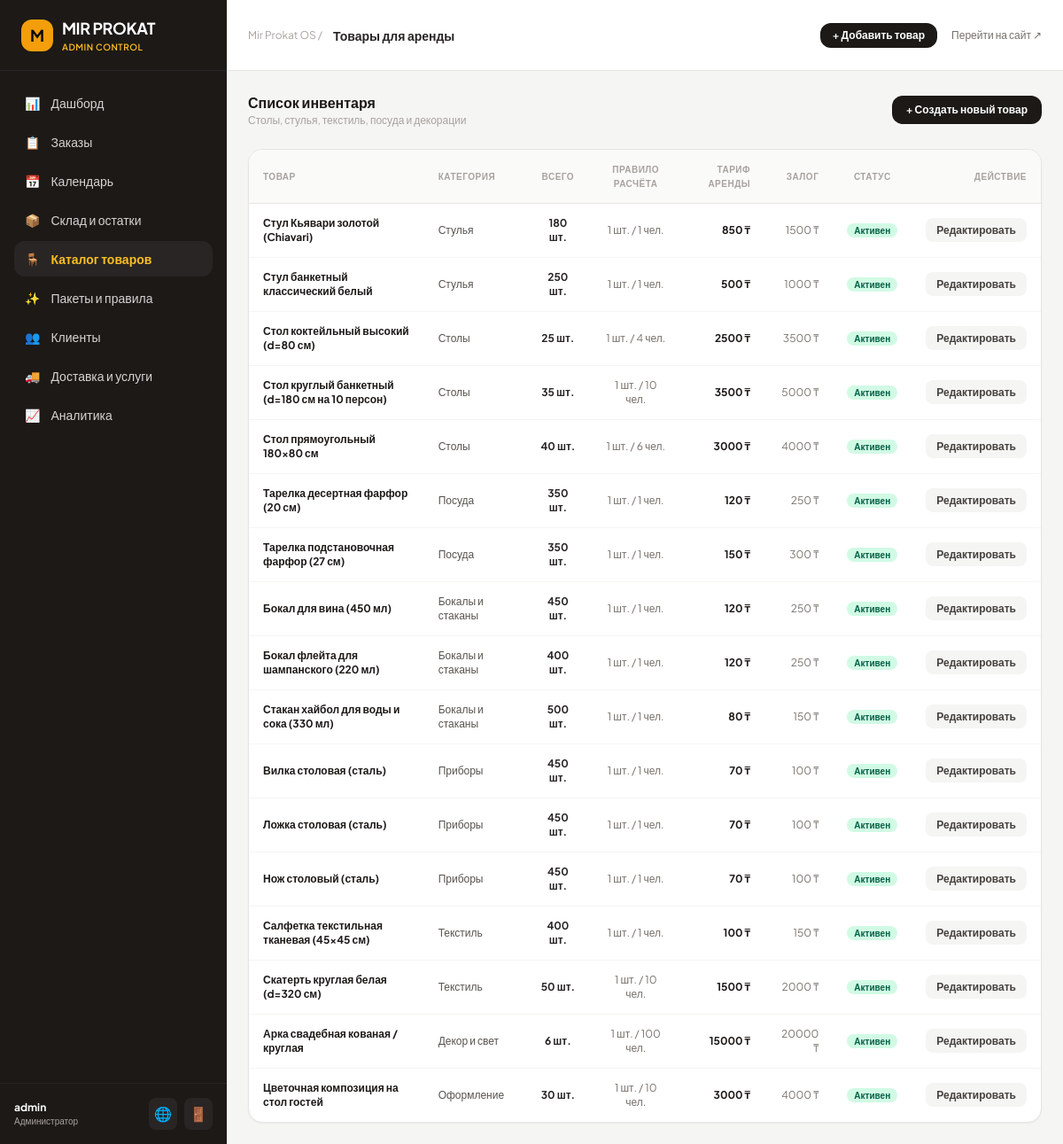
Screenshot of /admin-panel/products/ (signed in) with the database file from the repository.
### apps/catalog/models.py (models this page shows, shortened)
class Product(models.Model):
    category = models.ForeignKey(
        Category, on_delete=models.CASCADE,
        related_name='products', verbose_name=_('Категория')
    )
    name = models.CharField(_('Название'), max_length=200)
    slug = models.SlugField(_('URL'), unique=True)
    description = models.TextField(_('Описание'), blank=True)
    image = models.ImageField(_('Фото'), upload_to='products/', blank=True, null=True)
    total_quantity = models.PositiveIntegerField(_('Всего на складе'), default=0)
    in_repair = models.PositiveIntegerField(_('На ремонте'), default=0)
    min_stock = models.PositiveIntegerField(_('Минимальный остаток'), default=5)
    rental_price = models.DecimalField(_('Цена аренды (₸)'), max_digits=10, decimal_places=2, default=0)
    deposit = models.DecimalField(_('Залог (₸)'), max_digits=10, decimal_places=2, default=0)
    guests_per_unit = models.PositiveIntegerField(
        _('Гостей на единицу'),
        default=1,
        help_text='Например: 10 — значит 1 единица на 10 гостей (для столов). 1 — одна единица на гостя.'
    )
    is_active = models.BooleanField(_('Активен'), default=True)
    created_at = models.DateTimeField(auto_now_add=True)
    updated_at = models.DateTimeField(auto_now=True)
    class Meta:
        verbose_name = _('Товар')
        verbose_name_plural = _('Товары')
        ordering = ['category', 'name']

class Category(models.Model):
    name = models.CharField(_('Название'), max_length=100)
    slug = models.SlugField(_('URL'), unique=True)
    icon = models.CharField(_('Иконка (emoji)'), max_length=10, default='📦')
    description = models.TextField(_('Описание'), blank=True)
    image = models.ImageField(_('Изображение'), upload_to='categories/', blank=True, null=True)
    order = models.PositiveIntegerField(_('Порядок'), default=0)
    is_active = models.BooleanField(_('Активна'), default=True)
    created_at = models.DateTimeField(auto_now_add=True)
    class Meta:
        verbose_name = _('Категория')
        verbose_name_plural = _('Категории')
        ordering = ['order', 'name']

### apps/admin_panel/views.py (the view)
# urls.py: path('products/', views.products_list_view, name='products_list'),
@login_required(login_url='/admin-panel/login/')
@user_passes_test(is_staff_check, login_url='/admin-panel/login/')
def products_list_view(request):
    products = Product.objects.all().select_related('category').order_by('category', 'name')
    categories = Category.objects.all()
    return render(request, 'admin_panel/products_list.html', {'products': products, 'categories': categories})

### apps/admin_panel/views.py (called while the page is built)
def is_staff_check(user):
    return user.is_authenticated and (user.is_staff or user.is_superuser)

### apps/catalog/context_processors.py (called while the page is built)
def categories_processor(request):
    return {
        'all_categories': Category.objects.filter(is_active=True).order_by('order', 'name')
    }

### templates/admin_panel/products_list.html
{% extends 'admin_panel/base.html' %}
{% block page_title %}Товары для аренды{% endblock %}
{% block admin_content %}
<div class="space-y-6">
    <div class="flex items-center justify-between">
        <div>
            <h3 class="font-bold text-stone-900 text-base">Список инвентаря</h3>
            <p class="text-xs text-stone-400">Столы, стулья, текстиль, посуда и декорации</p>
        </div>
        <a href="{% url 'admin_panel:product_create' %}" class="px-4 py-2 rounded-xl bg-stone-900 text-white text-xs font-semibold hover:bg-stone-800 transition">
            + Создать новый товар
        </a>
    </div>
    <div class="bg-white rounded-2xl border border-stone-200 overflow-hidden shadow-sm">
        <div class="overflow-x-auto">
            <table class="w-full text-left text-xs">
                <thead>
                    <tr class="bg-stone-50 border-b border-stone-200 text-stone-400 uppercase tracking-wider text-[10px]">
                        <th class="py-3.5 px-4">Товар</th>
                        <th class="py-3.5 px-4">Категория</th>
                        <th class="py-3.5 px-4 text-center">Всего</th>
                        <th class="py-3.5 px-4 text-center">Правило расчёта</th>
                        <th class="py-3.5 px-4 text-right">Тариф аренды</th>
                        <th class="py-3.5 px-4 text-right">Залог</th>
                        <th class="py-3.5 px-4 text-center">Статус</th>
                        <th class="py-3.5 px-4 text-right">Действие</th>
                    </tr>
                </thead>
                <tbody class="divide-y divide-stone-100">
                    {% for product in products %}
                    <tr class="hover:bg-stone-50/60 transition">
                        <td class="py-3.5 px-4 font-bold text-stone-900">
                            {{ product.name }}
                        </td>
                        <td class="py-3.5 px-4 text-stone-600">
                            {{ product.category.name }}
                        </td>
                        <td class="py-3.5 px-4 text-center font-bold text-stone-800">
                            {{ product.total_quantity }} шт.
                        </td>
                        <td class="py-3.5 px-4 text-center text-stone-500">
                            1 шт. / {{ product.guests_per_unit }} чел.
                        </td>
                        <td class="py-3.5 px-4 text-right font-bold text-stone-900">
                            {{ product.rental_price|floatformat:0 }} ₸
                        </td>
                        <td class="py-3.5 px-4 text-right text-stone-500">
                            {{ product.deposit|floatformat:0 }} ₸
                        </td>
                        <td class="py-3.5 px-4 text-center">
                            <span class="px-2 py-0.5 rounded-full text-[10px] font-semibold {% if product.is_active %}bg-emerald-100 text-emerald-800{% else %}bg-stone-200 text-stone-600{% endif %}">
                                {% if product.is_active %}Активен{% else %}Скрыт{% endif %}
                            </span>
                        </td>
                        <td class="py-3.5 px-4 text-right">
                            <a href="{% url 'admin_panel:product_edit' product.id %}" class="px-3 py-1.5 rounded-lg bg-stone-100 hover:bg-stone-200 font-semibold text-stone-700">
                                Редактировать
                            </a>
                        </td>
                    </tr>
                    {% empty %}
                    <tr>
                        <td colspan="8" class="py-8 text-center text-stone-400">Товаров нет</td>
                    </tr>
                    {% endfor %}
                </tbody>
            </table>
        </div>
    </div>
</div>
{% endblock %}

### templates/admin_panel/base.html (shortened to what this page needs)
<!DOCTYPE html>
<html lang="ru">
<head>
    <script src="https://cdn.tailwindcss.com"></script>
</head>
<body class="bg-stone-100 text-stone-800 antialiased min-h-screen flex flex-col md:flex-row">
    <aside class="w-full md:w-64 bg-stone-900 text-stone-300 flex-shrink-0 flex flex-col justify-between min-h-screen">
        <div>
            <div class="h-20 flex items-center px-6 border-b border-stone-800">
                <a href="{% url 'admin_panel:dashboard' %}" class="flex items-center space-x-2.5">
                    <div class="w-9 h-9 rounded-xl bg-amber-500 text-stone-950 flex items-center justify-center font-bold text-lg">
                        M
                    </div>
                    <div>
                        <span class="font-bold text-lg text-white tracking-tight">MIR PROKAT</span>
                        <span class="block text-[10px] tracking-wider uppercase font-semibold text-amber-400">Admin Control</span>
                    </div>
                </a>
            </div>
            <nav class="p-4 space-y-1 text-sm font-medium">
                <a href="{% url 'admin_panel:dashboard' %}" class="flex items-center gap-3 px-3 py-2.5 rounded-xl transition {% if request.resolver_match.url_name == 'dashboard' %}bg-stone-800 text-amber-400 font-bold{% else %}hover:bg-stone-800/60 hover:text-white{% endif %}">
                    <span>📊</span> Дашборд
                </a>
                <a href="{% url 'admin_panel:orders_list' %}" class="flex items-center gap-3 px-3 py-2.5 rounded-xl transition {% if 'order' in request.resolver_match.url_name %}bg-stone-800 text-amber-400 font-bold{% else %}hover:bg-stone-800/60 hover:text-white{% endif %}">
                    <span>📋</span> Заказы
                </a>
                <a href="{% url 'admin_panel:calendar' %}" class="flex items-center gap-3 px-3 py-2.5 rounded-xl transition {% if request.resolver_match.url_name == 'calendar' %}bg-stone-800 text-amber-400 font-bold{% else %}hover:bg-stone-800/60 hover:text-white{% endif %}">
                    <span>📅</span> Календарь
                </a>
                <a href="{% url 'admin_panel:warehouse' %}" class="flex items-center gap-3 px-3 py-2.5 rounded-xl transition {% if request.resolver_match.url_name == 'warehouse' %}bg-stone-800 text-amber-400 font-bold{% else %}hover:bg-stone-800/60 hover:text-white{% endif %}">
                    <span>📦</span> Склад и остатки
                </a>
                <a href="{% url 'admin_panel:products_list' %}" class="flex items-center gap-3 px-3 py-2.5 rounded-xl transition {% if 'product' in request.resolver_match.url_name %}bg-stone-800 text-amber-400 font-bold{% else %}hover:bg-stone-800/60 hover:text-white{% endif %}">
                    <span>🪑</span> Каталог товаров
                </a>
                <a href="{% url 'admin_panel:packages_list' %}" class="flex items-center gap-3 px-3 py-2.5 rounded-xl transition {% if 'package' in request.resolver_match.url_name %}bg-stone-800 text-amber-400 font-bold{% else %}hover:bg-stone-800/60 hover:text-white{% endif %}">
                    <span>✨</span> Пакеты и правила
                </a>
                <a href="{% url 'admin_panel:clients_list' %}" class="flex items-center gap-3 px-3 py-2.5 rounded-xl transition {% if 'client' in request.resolver_match.url_name %}bg-stone-800 text-amber-400 font-bold{% else %}hover:bg-stone-800/60 hover:text-white{% endif %}">
                    <span>👥</span> Клиенты
                </a>
                <a href="{% url 'admin_panel:services' %}" class="flex items-center gap-3 px-3 py-2.5 rounded-xl transition {% if request.resolver_match.url_name == 'services' %}bg-stone-800 text-amber-400 font-bold{% else %}hover:bg-stone-800/60 hover:text-white{% endif %}">
                    <span>🚚</span> Доставка и услуги
                </a>
                <a href="{% url 'admin_panel:analytics' %}" class="flex items-center gap-3 px-3 py-2.5 rounded-xl transition {% if request.resolver_match.url_name == 'analytics' %}bg-stone-800 text-amber-400 font-bold{% else %}hover:bg-stone-800/60 hover:text-white{% endif %}">
                    <span>📈</span> Аналитика
                </a>
            </nav>
        </div>
        <div class="p-4 border-t border-stone-800">
            <div class="flex items-center justify-between">
                <div>
                    <div class="text-xs font-bold text-white">{{ request.user.username }}</div>
                    <div class="text-[10px] text-stone-400">Администратор</div>
                </div>
                <div class="flex gap-2">
                    <a href="{% url 'catalog:home' %}" target="_blank" class="p-1.5 rounded-lg bg-stone-800 text-stone-300 hover:text-white" title="Открыть сайт">
                        🌐
                    </a>
                    <a href="{% url 'admin_panel:logout' %}" class="p-1.5 rounded-lg bg-stone-800 text-rose-400 hover:text-rose-300" title="Выйти">
                        🚪
                    </a>
                </div>
            </div>
        </div>
    </aside>
    <main class="flex-grow flex flex-col min-h-screen overflow-x-hidden">
        <header class="h-20 bg-white border-b border-stone-200 px-6 flex items-center justify-between">
            <div class="flex items-center gap-3">
                <span class="text-xs text-stone-400">Mir Prokat OS /</span>
                <h2 class="font-bold text-stone-800 text-sm">{% block page_title %}Управление прокатом{% endblock %}</h2>
            </div>
            <div class="flex items-center gap-4">
                <a href="{% url 'admin_panel:product_create' %}" class="px-3.5 py-1.5 rounded-xl bg-stone-900 text-white text-xs font-semibold hover:bg-stone-800 transition">
                    + Добавить товар
                </a>
                <a href="{% url 'catalog:home' %}" target="_blank" class="text-xs text-stone-500 hover:text-stone-800">
                    Перейти на сайт ↗
                </a>
            </div>
        </header>
        <div class="p-6 flex-grow">
            {% block admin_content %}{% endblock %}
        </div>
    </main>
</body>
</html>

### templates/admin_panel/base.html (style rules this page uses)
body { font-family: 'Plus Jakarta Sans', sans-serif; }

### rows the page displays
Product: name "Стул Кьявари золотой (Chiavari)", category.name "Стулья", total_quantity "180", guests_per_unit "1", rental_price "850", deposit "1500", is_active "Активен"
Product: name "Стул банкетный классический белый", category.name "Стулья", total_quantity "250", guests_per_unit "1", rental_price "500", deposit "1000", is_active "Активен"
Product: name "Стол коктейльный высокий (d=80 см)", category.name "Столы", total_quantity "25", guests_per_unit "4", rental_price "2500", deposit "3500", is_active "Активен"
Product: name "Стол круглый банкетный (d=180 см на 10 персон)", category.name "Столы", total_quantity "35", guests_per_unit "10", rental_price "3500", deposit "5000", is_active "Активен"
Product: name "Стол прямоугольный 180×80 см", category.name "Столы", total_quantity "40", guests_per_unit "6", rental_price "3000", deposit "4000", is_active "Активен"
Product: name "Тарелка десертная фарфор (20 см)", category.name "Посуда", total_quantity "350", guests_per_unit "1", rental_price "120", deposit "250", is_active "Активен"
Product: name "Тарелка подстановочная фарфор (27 см)", category.name "Посуда", total_quantity "350", guests_per_unit "1", rental_price "150", deposit "300", is_active "Активен"
Product: name "Бокал для вина (450 мл)", category.name "Бокалы и стаканы", total_quantity "450", guests_per_unit "1", rental_price "120", deposit "250", is_active "Активен"
Product: name "Бокал флейта для шампанского (220 мл)", category.name "Бокалы и стаканы", total_quantity "400", guests_per_unit "1", rental_price "120", deposit "250", is_active "Активен"
Product: name "Стакан хайбол для воды и сока (330 мл)", category.name "Бокалы и стаканы", total_quantity "500", guests_per_unit "1", rental_price "80", deposit "150", is_active "Активен"
Product: name "Вилка столовая (сталь)", category.name "Приборы", total_quantity "450", guests_per_unit "1", rental_price "70", deposit "100", is_active "Активен"
Product: name "Ложка столовая (сталь)", category.name "Приборы", total_quantity "450", guests_per_unit "1", rental_price "70", deposit "100", is_active "Активен"
Product: name "Нож столовый (сталь)", category.name "Приборы", total_quantity "450", guests_per_unit "1", rental_price "70", deposit "100", is_active "Активен"
Product: name "Салфетка текстильная тканевая (45×45 см)", category.name "Текстиль", total_quantity "400", guests_per_unit "1", rental_price "100", deposit "150", is_active "Активен"
Product: name "Скатерть круглая белая (d=320 см)", category.name "Текстиль", total_quantity "50", guests_per_unit "10", rental_price "1500", deposit "2000", is_active "Активен"
Product: name "Арка свадебная кованая / круглая", category.name "Декор и свет", total_quantity "6", guests_per_unit "100", rental_price "15000", deposit "20000", is_active "Активен"
Product: name "Цветочная композиция на стол гостей", category.name "Оформление", total_quantity "30", guests_per_unit "10", rental_price "3000", deposit "4000", is_active "Активен"

### other values shown
{{ request.user.username }} "admin"
